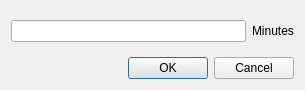
<?xml version="1.0" encoding="UTF-8"?>
<ui version="4.0">
 <class>SimpleTimerDialog</class>
 <widget class="QDialog" name="SimpleTimerDialog">
  <property name="geometry">
   <rect>
    <x>0</x>
    <y>0</y>
    <width>305</width>
    <height>90</height>
   </rect>
  </property>
  <property name="windowTitle">
   <string>Dialog</string>
  </property>
  <layout class="QVBoxLayout" name="verticalLayout">
   <item>
    <layout class="QHBoxLayout" name="horizontalLayout">
     <item>
      <widget class="QLineEdit" name="m_pLineEdit"/>
     </item>
     <item>
      <widget class="QLabel" name="label">
       <property name="text">
        <string>Minutes</string>
       </property>
      </widget>
     </item>
    </layout>
   </item>
   <item>
    <layout class="QHBoxLayout" name="horizontalLayout_2">
     <item>
      <spacer name="horizontalSpacer">
       <property name="orientation">
        <enum>Qt::Horizontal</enum>
       </property>
       <property name="sizeHint" stdset="0">
        <size>
         <width>40</width>
         <height>20</height>
        </size>
       </property>
      </spacer>
     </item>
     <item>
      <widget class="QDialogButtonBox" name="buttonBox">
       <property name="standardButtons">
        <set>QDialogButtonBox::Cancel|QDialogButtonBox::Ok</set>
       </property>
      </widget>
     </item>
    </layout>
   </item>
  </layout>
 </widget>
 <resources/>
 <connections>
  <connection>
   <sender>buttonBox</sender>
   <signal>rejected()</signal>
   <receiver>SimpleTimerDialog</receiver>
   <slot>reject()</slot>
   <hints>
    <hint type="sourcelabel">
     <x>253</x>
     <y>66</y>
    </hint>
    <hint type="destinationlabel">
     <x>287</x>
     <y>85</y>
    </hint>
   </hints>
  </connection>
  <connection>
   <sender>buttonBox</sender>
   <signal>accepted()</signal>
   <receiver>SimpleTimerDialog</receiver>
   <slot>acceptTimerSet()</slot>
   <hints>
    <hint type="sourcelabel">
     <x>196</x>
     <y>60</y>
    </hint>
    <hint type="destinationlabel">
     <x>146</x>
     <y>85</y>
    </hint>
   </hints>
  </connection>
 </connections>
 <slots>
  <slot>acceptTimerSet()</slot>
 </slots>
</ui>
